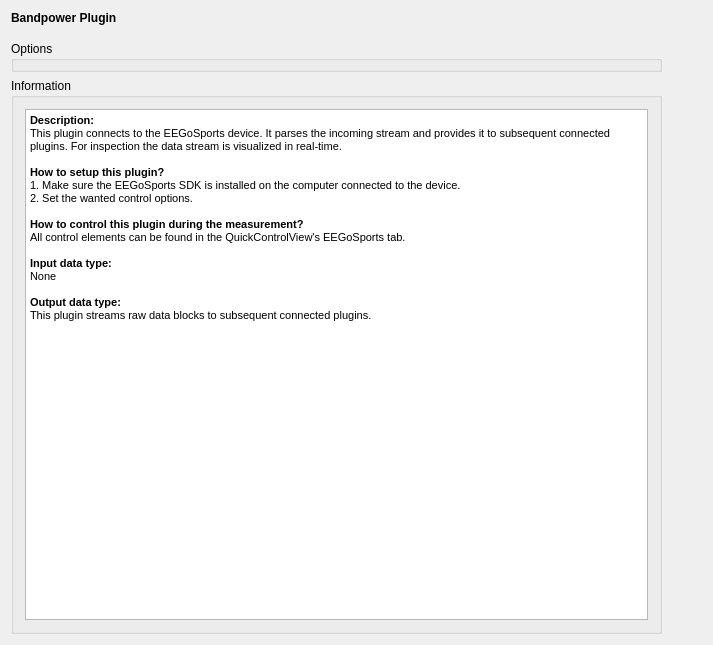
<?xml version="1.0" encoding="UTF-8"?>
<ui version="4.0">
 <class>NormalizeSetupWidgetClass</class>
 <widget class="QWidget" name="NormalizeSetupWidgetClass">
  <property name="geometry">
   <rect>
    <x>0</x>
    <y>0</y>
    <width>713</width>
    <height>645</height>
   </rect>
  </property>
  <property name="windowTitle">
   <string>TMSi EEG Connector Setup</string>
  </property>
  <layout class="QVBoxLayout" name="verticalLayout_2">
   <item>
    <widget class="QLabel" name="m_qLabel_Headline">
     <property name="font">
      <font>
       <weight>75</weight>
       <bold>true</bold>
      </font>
     </property>
     <property name="text">
      <string>Bandpower Plugin</string>
     </property>
    </widget>
   </item>
   <item>
    <spacer name="m_qVerticalSpacer_Headline">
     <property name="orientation">
      <enum>Qt::Vertical</enum>
     </property>
     <property name="sizeType">
      <enum>QSizePolicy::Fixed</enum>
     </property>
     <property name="sizeHint" stdset="0">
      <size>
       <width>20</width>
       <height>10</height>
      </size>
     </property>
    </spacer>
   </item>
   <item>
    <layout class="QGridLayout" name="m_qGridLayout_main" rowstretch="0,0" columnstretch="0,0,0,0">
     <property name="spacing">
      <number>6</number>
     </property>
     <item row="0" column="0" colspan="3">
      <widget class="QGroupBox" name="m_qGroupBox_Options">
       <property name="sizePolicy">
        <sizepolicy hsizetype="Preferred" vsizetype="Preferred">
         <horstretch>0</horstretch>
         <verstretch>0</verstretch>
        </sizepolicy>
       </property>
       <property name="minimumSize">
        <size>
         <width>0</width>
         <height>0</height>
        </size>
       </property>
       <property name="maximumSize">
        <size>
         <width>16777215</width>
         <height>50000</height>
        </size>
       </property>
       <property name="title">
        <string>Options</string>
       </property>
       <property name="flat">
        <bool>false</bool>
       </property>
      </widget>
     </item>
     <item row="1" column="0" colspan="3">
      <widget class="QGroupBox" name="m_qGroupBox_Information">
       <property name="sizePolicy">
        <sizepolicy hsizetype="Preferred" vsizetype="Preferred">
         <horstretch>0</horstretch>
         <verstretch>0</verstretch>
        </sizepolicy>
       </property>
       <property name="maximumSize">
        <size>
         <width>16777215</width>
         <height>16777215</height>
        </size>
       </property>
       <property name="title">
        <string>Information</string>
       </property>
       <layout class="QGridLayout" name="m_qGridLayout_Information">
        <item row="0" column="0">
         <widget class="QTextBrowser" name="m_qTextBrowser_Information">
          <property name="sizePolicy">
           <sizepolicy hsizetype="MinimumExpanding" vsizetype="MinimumExpanding">
            <horstretch>0</horstretch>
            <verstretch>0</verstretch>
           </sizepolicy>
          </property>
          <property name="maximumSize">
           <size>
            <width>16777215</width>
            <height>16777215</height>
           </size>
          </property>
          <property name="html">
           <string>&lt;!DOCTYPE HTML PUBLIC &quot;-//W3C//DTD HTML 4.0//EN&quot; &quot;http://www.w3.org/TR/REC-html40/strict.dtd&quot;&gt;
&lt;html&gt;&lt;head&gt;&lt;meta name=&quot;qrichtext&quot; content=&quot;1&quot; /&gt;&lt;style type=&quot;text/css&quot;&gt;
p, li { white-space: pre-wrap; }
&lt;/style&gt;&lt;/head&gt;&lt;body style=&quot; font-family:'.AppleSystemUIFont'; font-size:13pt; font-weight:400; font-style:normal;&quot;&gt;
&lt;p style=&quot; margin-top:0px; margin-bottom:0px; margin-left:0px; margin-right:0px; -qt-block-indent:0; text-indent:0px;&quot;&gt;&lt;span style=&quot; font-family:'MS Shell Dlg 2'; font-size:8.25pt; font-weight:600;&quot;&gt;Description:&lt;/span&gt;&lt;/p&gt;
&lt;p style=&quot; margin-top:0px; margin-bottom:0px; margin-left:0px; margin-right:0px; -qt-block-indent:0; text-indent:0px;&quot;&gt;&lt;span style=&quot; font-family:'MS Shell Dlg 2'; font-size:8.25pt;&quot;&gt;This plugin connects to the EEGoSports device. It parses the incoming stream and provides it to subsequent connected plugins. For inspection the data stream is visualized in real-time.&lt;/span&gt;&lt;/p&gt;
&lt;p style=&quot;-qt-paragraph-type:empty; margin-top:0px; margin-bottom:0px; margin-left:0px; margin-right:0px; -qt-block-indent:0; text-indent:0px; font-family:'MS Shell Dlg 2'; font-size:8.25pt;&quot;&gt;&lt;br /&gt;&lt;/p&gt;
&lt;p style=&quot; margin-top:0px; margin-bottom:0px; margin-left:0px; margin-right:0px; -qt-block-indent:0; text-indent:0px;&quot;&gt;&lt;span style=&quot; font-family:'MS Shell Dlg 2'; font-size:8.25pt; font-weight:600;&quot;&gt;How to setup this plugin?&lt;/span&gt;&lt;/p&gt;
&lt;p style=&quot; margin-top:0px; margin-bottom:0px; margin-left:0px; margin-right:0px; -qt-block-indent:0; text-indent:0px;&quot;&gt;&lt;span style=&quot; font-family:'MS Shell Dlg 2'; font-size:8.25pt;&quot;&gt;1. Make sure the EEGoSports SDK is installed on the computer connected to the device.&lt;/span&gt;&lt;/p&gt;
&lt;p style=&quot; margin-top:0px; margin-bottom:0px; margin-left:0px; margin-right:0px; -qt-block-indent:0; text-indent:0px;&quot;&gt;&lt;span style=&quot; font-family:'MS Shell Dlg 2'; font-size:8.25pt;&quot;&gt;2. Set the wanted control options.&lt;/span&gt;&lt;/p&gt;
&lt;p style=&quot;-qt-paragraph-type:empty; margin-top:0px; margin-bottom:0px; margin-left:0px; margin-right:0px; -qt-block-indent:0; text-indent:0px; font-family:'MS Shell Dlg 2'; font-size:8.25pt;&quot;&gt;&lt;br /&gt;&lt;/p&gt;
&lt;p style=&quot; margin-top:0px; margin-bottom:0px; margin-left:0px; margin-right:0px; -qt-block-indent:0; text-indent:0px;&quot;&gt;&lt;span style=&quot; font-family:'MS Shell Dlg 2'; font-size:8.25pt; font-weight:600;&quot;&gt;How to control this plugin during the measurement?&lt;/span&gt;&lt;/p&gt;
&lt;p style=&quot; margin-top:0px; margin-bottom:0px; margin-left:0px; margin-right:0px; -qt-block-indent:0; text-indent:0px;&quot;&gt;&lt;span style=&quot; font-family:'MS Shell Dlg 2'; font-size:8.25pt;&quot;&gt;All control elements can be found in the QuickControlView's EEGoSports tab.&lt;/span&gt;&lt;/p&gt;
&lt;p style=&quot;-qt-paragraph-type:empty; margin-top:0px; margin-bottom:0px; margin-left:0px; margin-right:0px; -qt-block-indent:0; text-indent:0px; font-family:'MS Shell Dlg 2'; font-size:8.25pt;&quot;&gt;&lt;br /&gt;&lt;/p&gt;
&lt;p style=&quot; margin-top:0px; margin-bottom:0px; margin-left:0px; margin-right:0px; -qt-block-indent:0; text-indent:0px;&quot;&gt;&lt;span style=&quot; font-family:'MS Shell Dlg 2'; font-size:8.25pt; font-weight:600;&quot;&gt;Input data type:&lt;/span&gt;&lt;/p&gt;
&lt;p style=&quot; margin-top:0px; margin-bottom:0px; margin-left:0px; margin-right:0px; -qt-block-indent:0; text-indent:0px;&quot;&gt;&lt;span style=&quot; font-family:'MS Shell Dlg 2'; font-size:8.25pt;&quot;&gt;None&lt;/span&gt;&lt;/p&gt;
&lt;p style=&quot;-qt-paragraph-type:empty; margin-top:0px; margin-bottom:0px; margin-left:0px; margin-right:0px; -qt-block-indent:0; text-indent:0px; font-family:'MS Shell Dlg 2'; font-size:8.25pt;&quot;&gt;&lt;br /&gt;&lt;/p&gt;
&lt;p style=&quot; margin-top:0px; margin-bottom:0px; margin-left:0px; margin-right:0px; -qt-block-indent:0; text-indent:0px;&quot;&gt;&lt;span style=&quot; font-family:'MS Shell Dlg 2'; font-size:8.25pt; font-weight:600;&quot;&gt;Output data type:&lt;/span&gt;&lt;/p&gt;
&lt;p style=&quot; margin-top:0px; margin-bottom:0px; margin-left:0px; margin-right:0px; -qt-block-indent:0; text-indent:0px;&quot;&gt;&lt;span style=&quot; font-family:'MS Shell Dlg 2'; font-size:8.25pt;&quot;&gt;This plugin streams raw data blocks to subsequent connected plugins.&lt;/span&gt;&lt;/p&gt;&lt;/body&gt;&lt;/html&gt;</string>
          </property>
         </widget>
        </item>
       </layout>
      </widget>
     </item>
     <item row="0" column="3" rowspan="2">
      <spacer name="horizontalSpacer">
       <property name="orientation">
        <enum>Qt::Horizontal</enum>
       </property>
       <property name="sizeType">
        <enum>QSizePolicy::Minimum</enum>
       </property>
       <property name="sizeHint" stdset="0">
        <size>
         <width>40</width>
         <height>20</height>
        </size>
       </property>
      </spacer>
     </item>
    </layout>
   </item>
  </layout>
 </widget>
 <layoutdefault spacing="6" margin="11"/>
 <resources/>
 <connections/>
</ui>
